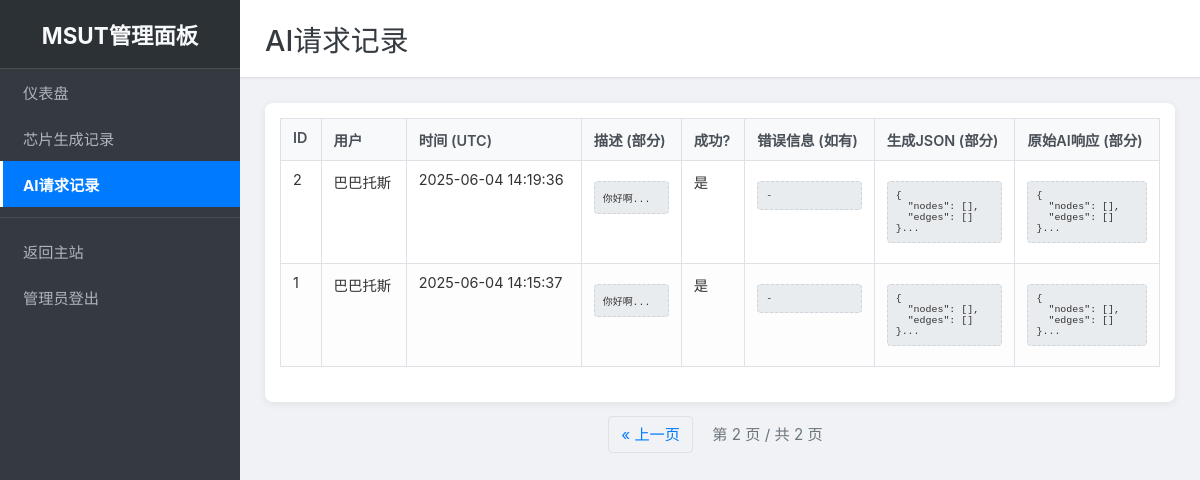
The page /admin/ai_requests?page=2 (signed in) on the database its author committed.
### models.py (models this page shows, shortened)
class AiRequestLog(db.Model):
    id = db.Column(db.Integer, primary_key=True)
    username = db.Column(db.String(80), nullable=False) # AI请求通常需要用户登录
    description = db.Column(db.Text, nullable=False) # 用户输入的描述
    raw_ai_response = db.Column(db.Text, nullable=True) # AI返回的原始文本（可能包含错误或非JSON内容）
    generated_json_str = db.Column(db.Text, nullable=True) # 成功解析出的JSON字符串
    succeeded = db.Column(db.Boolean, default=False) # AI是否成功返回并解析出JSON
    error_message = db.Column(db.Text, nullable=True) # 如果AI调用或解析失败的错误信息
    created_at = db.Column(db.DateTime, default=datetime.utcnow)
    ip_address = db.Column(db.String(45), nullable=True)
    user_agent = db.Column(db.String(255), nullable=True)

### app.py (the view)
@admin_bp.route('/ai_requests')
@admin_required
def ai_requests_list():
    page = request.args.get('page', 1, type=int)
    per_page = 20
    ai_logs = AiRequestLog.query.order_by(AiRequestLog.created_at.desc()).paginate(page=page, per_page=per_page, error_out=False)
    return render_template('ai_requests.html', ai_logs=ai_logs)

### app.py (called while the page is built)
@app.before_request
def create_tables_first_time():
    if request.endpoint == 'home':
        increment_and_get_visit_count()
    if not hasattr(app, 'tables_created_flag_msut'): # 使用独特的属性名避免冲突
        with app.app_context():
            db.create_all()
        app.tables_created_flag_msut = True
        print("数据库表已检查/创建。")

def is_admin_logged_in():
    return flask_session.get('admin_logged_in')

def admin_required(f):
    from functools import wraps
    @wraps(f)
    def decorated_function(*args, **kwargs):
        if not is_admin_logged_in():
            flash("请先登录管理员账户。", "warning")
            return redirect(url_for('admin.admin_login_route', next=request.url))
        return f(*args, **kwargs)
    return decorated_function

### templates/admin/ai_requests.html (shortened to what this page needs)
{% extends "admin/admin_base.html" %}
{% block page_title %}AI请求记录{% endblock %}
{% block content %}
<div class="table-responsive">
    <table class="admin-table">
        <thead>
            <tr>
                <th>ID</th>
                <th>用户</th>
                <th>时间 (UTC)</th>
                <th>描述 (部分)</th>
                <th>成功?</th>
                <th>错误信息 (如有)</th>
                <th>生成JSON (部分)</th>
                <th>原始AI响应 (部分)</th>
            </tr>
        </thead>
        <tbody>
            {% for log in ai_logs.items %}
            <tr>
                <td>{{ log.id }}</td>
                <td>{{ log.username }}</td>
                <td>{{ log.created_at.strftime('%Y-%m-%d %H:%M:%S') }}</td>
                <td><pre class="description-preview">{{ log.description[:100] if log.description else '' }}...</pre></td>
                <td>{{ '是' if log.succeeded else '否' }}</td>
                <td><pre class="error-preview">{{ log.error_message[:100] if log.error_message else '-' }}</pre></td>
                <td><pre class="json-preview">{{ log.generated_json_str[:150] if log.generated_json_str else '-' }}...</pre></td>
                <td><pre class="raw-response-preview">{{ log.raw_ai_response[:150] if log.raw_ai_response else '-' }}...</pre></td>
            </tr>
            {% else %}
            <tr>
                <td colspan="8">目前没有AI请求记录。</td>
            </tr>
            {% endfor %}
        </tbody>
    </table>
</div>
<div class="pagination">
    {% if ai_logs.has_prev %}
        <a href="{{ url_for('admin.ai_requests_list', page=ai_logs.prev_num) }}">« 上一页</a>
    {% endif %}
    <span>第 {{ ai_logs.page }} 页 / 共 {{ ai_logs.pages }} 页</span>
</div>
{% endblock %}

### templates/admin/admin_style.css (style rules this page uses)
body:not(.admin-login-page) { margin: 0; font-family: -apple-system, BlinkMacSystemFont, "Segoe UI", Roboto, "Helvetica Neue", Arial, sans-serif; background-color: #f8f9fa; color: #333; display: flex; }
.table-responsive { overflow-x: auto; background-color: #fff; padding: 15px; border-radius: 8px; box-shadow: 0 2px 8px rgba(0,0,0,0.07); }
.admin-table { width: 100%; border-collapse: collapse; margin-bottom: 20px; font-size: 0.9em; }
.admin-table th, .admin-table td { border: 1px solid #dee2e6; padding: 10px 12px; text-align: left; vertical-align: top; }
.admin-table th { background-color: #f8f9fa; font-weight: 600; color: #495057; }
.admin-table tbody tr:nth-child(even) { background-color: #fdfdfe; }
pre.json-preview, pre.description-preview, pre.error-preview, pre.raw-response-preview { white-space: pre-wrap; word-break: break-all; max-height: 100px; overflow-y: auto; background-color: #e9ecef; padding: 8px; border-radius: 4px; font-size: 0.85em; border: 1px dashed #ced4da; }
.pagination { margin-top: 20px; text-align: center; font-size: 0.95em; }
.pagination a { color: #007bff; text-decoration: none; padding: 8px 12px; margin: 0 3px; border: 1px solid #dee2e6; border-radius: 4px; transition: background-color 0.2s ease, color 0.2s ease; }
.pagination span { padding: 8px 12px; color: #6c757d; }

### rows shown on the page
AiRequestLog: id "2", username "巴巴托斯", created_at "2025-06-04 14:19:36", description "你好啊", succeeded "是", error_message "-", generated_json_str "{ \"nodes\": [], \"edges\": [] }", raw_ai_response "{ \"nodes\": [], \"edges\": [] }"
AiRequestLog: id "1", username "巴巴托斯", created_at "2025-06-04 14:15:37", description "你好啊", succeeded "是", error_message "-", generated_json_str "{ \"nodes\": [], \"edges\": [] }", raw_ai_response "{ \"nodes\": [], \"edges\": [] }"

### other values the page prints
{{ ai_logs.page }} "2"
{{ ai_logs.pages }} "2"
